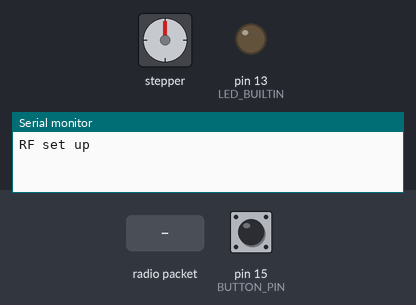
Bench run of a sketch on a simulated Arduino Uno, built with avr-gcc and run on an emulated ATmega328P. Shown: stepper motor, output pins drawn as LEDs (lit = HIGH), the last lines printed to the serial monitor. Inputs (shaded band) come from the test bench; at power-on: pin 15 (BUTTON_PIN) LOW. No radio packets arrive unless stated; stepper angles assume 2048 steps per turn.

Above: at 1.2 s.
1.3 s: pin 15 (BUTTON_PIN) pulled HIGH for 0.15 s
At 1.96 s:
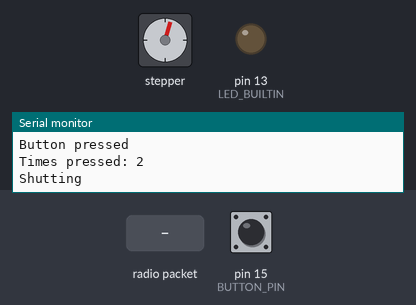
At 2.56 s:
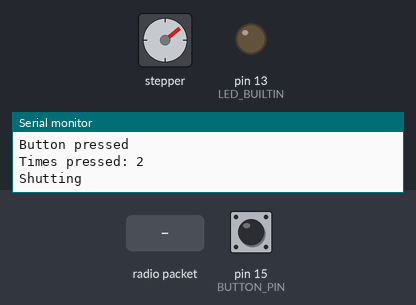
4.3 s: radio packet "blinds_shut" arrives
At 4.68 s:
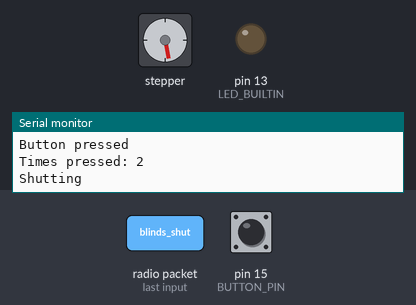
10.3 s: radio packet "blinds_open" arrives
Timing chart, 0 to 19.3 s (numbered marks = the images above; inputs shaded):
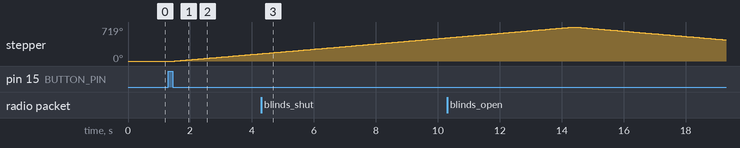

Measured:
- after the input at 1.3 s, stepper: keeps turning clockwise at about 56°/s, starting after 0.21 s

The sketch:

receiver.ino
```cpp
#include <Stepper.h>
#include <SPI.h>
#include <nRF24L01.h>
#include <RF24.h>
RF24 radio(9, 10); // CE, CSN
const byte address[6] = "00001";
// THANK YOU: https://create.arduino.cc/projecthub/muhammad-aqib/nrf24l01-interfacing-with-arduino-wireless-communication-0c13d4
int timesPressed = 0;
unsigned long previousMillis = 0;
const int BUTTON_PIN = 15;
// Number of steps per internal motor revolution
const float STEPS_PER_REV = 64;
const float GEAR_RED = 64;
// Number of steps per geared output rotation
const float STEPS_PER_OUT_REV = STEPS_PER_REV * GEAR_RED;
int StepsRequired;
const int STEPPER_PIN_1 = 2;
const int STEPPER_PIN_2 = 4;
const int STEPPER_PIN_3 = 5;
const int STEPPER_PIN_4 = 3;

Stepper steppermotor(STEPS_PER_REV, STEPPER_PIN_1, STEPPER_PIN_2, STEPPER_PIN_3, STEPPER_PIN_4);
int STEPPER_SPEED = 300;
int STEPPER_ROTATIONS = 1;

void openThem();
void shutThem();
void enableSteppers();
void disableSteppers();
void radioSetup();
void radioCheck();

void setup() {
  Serial.begin(9600);  // start serial communication at 9600 baud
  radioSetup();

  pinMode(LED_BUILTIN, OUTPUT);
  digitalWrite(LED_BUILTIN, LOW);
}

void loop() {
  unsigned long currentMillis = millis();
  unsigned long timeSince = currentMillis - previousMillis;

  if (timesPressed >= 1 && timeSince > 500) {
    timesPressed = 0;
    openThem();
  }

  if (digitalRead(BUTTON_PIN) == HIGH) {         // check if the input is HIGH (button released)
    Serial.println("Button pressed");
    delay(100);
    timesPressed++;
    Serial.print("Times pressed: ");
    Serial.println(timesPressed);
    if (timeSince <= 500 && timesPressed >= 2) { // quick double-press
      timesPressed = 0;
      shutThem();
    }
    previousMillis = currentMillis;
  }

  radioCheck();
}

void openThem() {
  Serial.println("Opening");
  enableSteppers();
  // Rotate CCW turn quickly
  StepsRequired  =  - STEPS_PER_OUT_REV / 2;
  steppermotor.setSpeed(STEPPER_SPEED);
  steppermotor.step(StepsRequired * STEPPER_ROTATIONS);
  disableSteppers();
}
void shutThem() {
  Serial.println("Shutting");
  enableSteppers();
  // Rotate CW turn quickly
  StepsRequired  =  STEPS_PER_OUT_REV / 2;
  steppermotor.setSpeed(STEPPER_SPEED);
  steppermotor.step(StepsRequired * STEPPER_ROTATIONS);
  disableSteppers();
}

void enableSteppers() {
  digitalWrite (STEPPER_PIN_1, HIGH);
  digitalWrite (STEPPER_PIN_2, HIGH);
  digitalWrite (STEPPER_PIN_3, HIGH);
  digitalWrite (STEPPER_PIN_4, HIGH);
}
void disableSteppers() {
  digitalWrite (STEPPER_PIN_1, LOW);
  digitalWrite (STEPPER_PIN_2, LOW);
  digitalWrite (STEPPER_PIN_3, LOW);
  digitalWrite (STEPPER_PIN_4, LOW);
}

void radioSetup() {
  radio.begin();
  radio.openReadingPipe(0, address);   // Setting the address at which we will receive the data
  radio.setPALevel(RF24_PA_MIN);       // You can set this as minimum or maximum depending on the distance between the transmitter and receiver.
  radio.startListening();              // This sets the module as receiver
  Serial.println("RF set up");
}
void radioCheck() {
  if (radio.available()) {
    char text[11] = "";                 //Saving the incoming data
    radio.read(&text, sizeof(text));    //Reading the data
    if (strcmp(text, "") != 0) {
      Serial.print("Received RF message: ");
      Serial.println(text);
      if (strncmp(text, "blinds_shut", 11) == 0) {
        shutThem();
      } else if (strncmp(text, "blinds_open", 11) == 0) {
        openThem();
      }
    }
  }
  delay(5);
}
```
